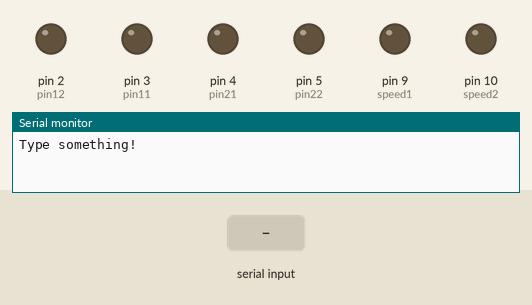
This sketch was run on a simulated Arduino Uno, built with avr-gcc and run on an emulated ATmega328P. Shown: output pins drawn as LEDs (lit = HIGH), the last lines printed to the serial monitor. The test bench sets the inputs (shaded band).

Above: at 3.2 s.
3.3 s: "+" received over Serial
At 4.2 s:
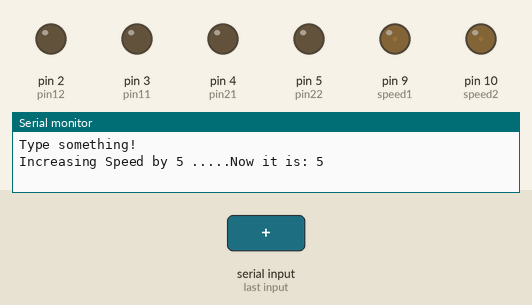
4.8 s: "w" received over Serial
At 5.3 s:
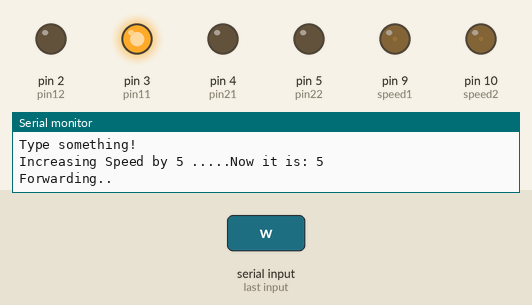
6.3 s: "-" received over Serial
At 7.5 s:
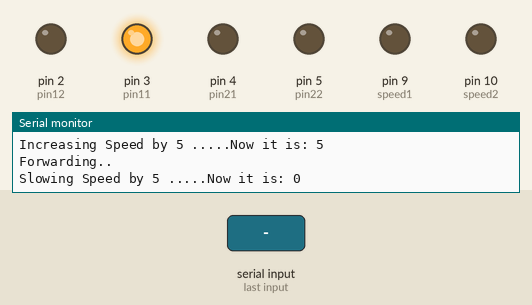
7.8 s: "s" received over Serial
At 8.8 s:
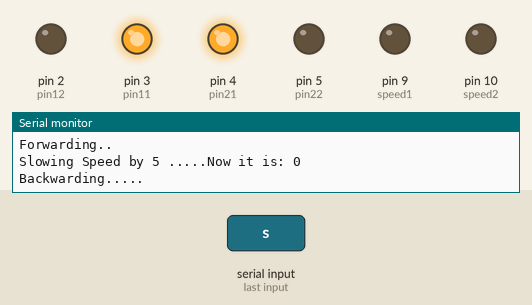
9.3 s: "+" received over Serial
At 10.0 s:
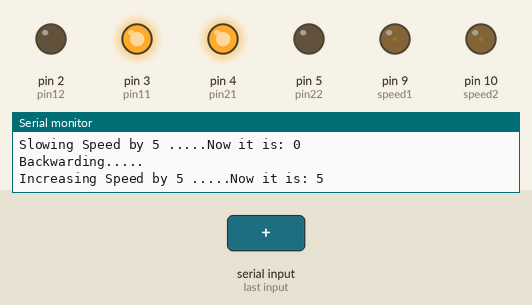
Timing chart, 0 to 11.8 s (numbered marks = the images above; inputs shaded):
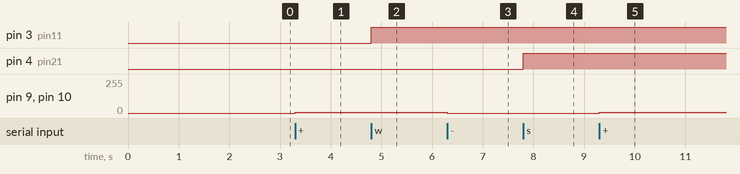

Measured:
- after the input at 3.3 s, pin 9 (speed1), pin 10 (speed2): 0/255 → 5/255 at once
- after the input at 4.8 s, pin 3 (pin11): LOW → HIGH at once
- after the input at 6.3 s, pin 9 (speed1), pin 10 (speed2): 5/255 → 0/255 at once
- after the input at 7.8 s, pin 4 (pin21): LOW → HIGH at once
- after the input at 9.3 s, pin 9 (speed1), pin 10 (speed2): 0/255 → 5/255 at once

The sketch:

Mototr_Driver.ino
```cpp
int pwmMax=255;
int pwmValue;
int pin12=2;
int pin11=3;
int pin21=4;
int pin22=5;
int speed1=9;
int speed2=10;

void setup() {
  pinMode(pin11, OUTPUT);
  pinMode(pin22, OUTPUT);
  pinMode(pin12, OUTPUT);
  pinMode(pin21, OUTPUT);
  pinMode(speed1,OUTPUT);
  pinMode(speed2,OUTPUT);
  Serial.begin(9600);
  delay(2000);

  Serial.println("Type something!");
}

void loop() {
    handleSerial();
}

void handleSerial() {
  analogWrite(speed1, pwmValue);
  analogWrite(speed2, pwmValue);
 while (Serial.available() > 0) {
   char incomingCharacter = Serial.read();
   switch (incomingCharacter) {
     case '+':
      pwmValue = pwmValue + 5;
      if (pwmValue >= pwmMax)
         pwmValue = pwmMax;
      Serial.print("Increasing Speed by 5 .....Now it is: ");
      Serial.println(pwmValue);
      //Serial.write("Increasing.....");
      break;

     case '-':
      pwmValue = pwmValue - 5;
      if (pwmValue <= 0)
         pwmValue = 0;
      Serial.print("Slowing Speed by 5 .....Now it is: ");
      Serial.println(pwmValue);
      //Serial.write("Slowinging.....");
      break;

      case 'w':
      digitalWrite(pin11, HIGH);
      digitalWrite(pin12, LOW);
      Serial.println("Forwarding..");
      //Serial.write("Forwarding.....");
      break;

      case 's':
       digitalWrite(pin21, HIGH);
       digitalWrite(pin22, LOW);
       Serial.println("Backwarding.....");
      //Serial.write("Backwarding.....");
      break;
    }
 }
}
```
